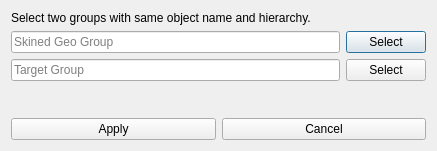
<?xml version="1.0" encoding="UTF-8"?>
<ui version="4.0">
 <class>TransferSkinToNewGeo</class>
 <widget class="QDialog" name="TransferSkinToNewGeo">
  <property name="geometry">
   <rect>
    <x>0</x>
    <y>0</y>
    <width>437</width>
    <height>151</height>
   </rect>
  </property>
  <property name="windowTitle">
   <string>Dialog</string>
  </property>
  <layout class="QVBoxLayout" name="verticalLayout">
   <item>
    <widget class="QLabel" name="label">
     <property name="text">
      <string>Select two groups with same object name and hierarchy.</string>
     </property>
    </widget>
   </item>
   <item>
    <layout class="QHBoxLayout" name="horizontalLayout">
     <item>
      <widget class="QLineEdit" name="leSkinedGrp">
       <property name="readOnly">
        <bool>true</bool>
       </property>
       <property name="placeholderText">
        <string>Skined Geo Group</string>
       </property>
      </widget>
     </item>
     <item>
      <widget class="QPushButton" name="btnSelectSkinedGrp">
       <property name="text">
        <string>Select</string>
       </property>
      </widget>
     </item>
    </layout>
   </item>
   <item>
    <layout class="QHBoxLayout" name="horizontalLayout_2">
     <item>
      <widget class="QLineEdit" name="leTargetGrp">
       <property name="readOnly">
        <bool>true</bool>
       </property>
       <property name="placeholderText">
        <string>Target Group</string>
       </property>
      </widget>
     </item>
     <item>
      <widget class="QPushButton" name="btnSelectGrp">
       <property name="text">
        <string>Select</string>
       </property>
      </widget>
     </item>
    </layout>
   </item>
   <item>
    <spacer name="verticalSpacer">
     <property name="orientation">
      <enum>Qt::Vertical</enum>
     </property>
     <property name="sizeHint" stdset="0">
      <size>
       <width>20</width>
       <height>37</height>
      </size>
     </property>
    </spacer>
   </item>
   <item>
    <layout class="QHBoxLayout" name="horizontalLayout_3">
     <item>
      <widget class="QPushButton" name="btnApply">
       <property name="text">
        <string>Apply</string>
       </property>
      </widget>
     </item>
     <item>
      <widget class="QPushButton" name="btnCancel">
       <property name="text">
        <string>Cancel</string>
       </property>
      </widget>
     </item>
    </layout>
   </item>
  </layout>
 </widget>
 <resources/>
 <connections/>
</ui>
